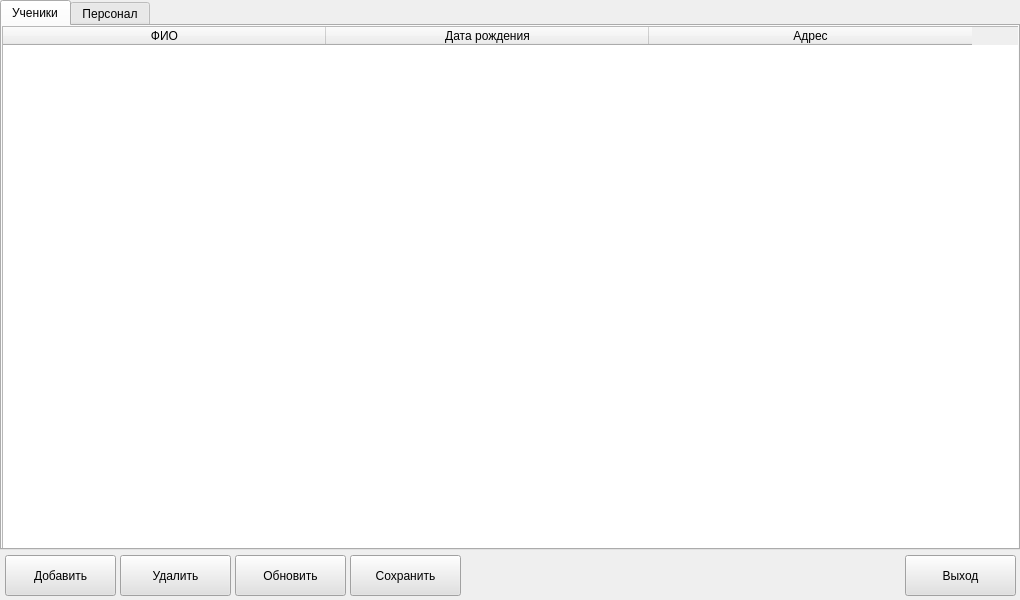
<?xml version="1.0" encoding="UTF-8"?>
<ui version="4.0">
 <class>MainWindow</class>
 <widget class="QMainWindow" name="MainWindow">
  <property name="geometry">
   <rect>
    <x>0</x>
    <y>0</y>
    <width>1020</width>
    <height>600</height>
   </rect>
  </property>
  <property name="maximumSize">
   <size>
    <width>1020</width>
    <height>600</height>
   </size>
  </property>
  <property name="windowTitle">
   <string>PAS: МАОУ &quot;Ичалковская средняя школа&quot;</string>
  </property>
  <property name="windowIcon">
   <iconset>
    <normaloff>../img/logo.ico</normaloff>../img/logo.ico</iconset>
  </property>
  <widget class="QWidget" name="centralwidget">
   <widget class="QTabWidget" name="tabWidget">
    <property name="geometry">
     <rect>
      <x>0</x>
      <y>0</y>
      <width>1020</width>
      <height>550</height>
     </rect>
    </property>
    <property name="currentIndex">
     <number>0</number>
    </property>
    <widget class="QWidget" name="students">
     <attribute name="title">
      <string>Ученики</string>
     </attribute>
     <widget class="QTableWidget" name="studentsTable">
      <property name="geometry">
       <rect>
        <x>0</x>
        <y>0</y>
        <width>1020</width>
        <height>525</height>
       </rect>
      </property>
      <property name="gridStyle">
       <enum>Qt::SolidLine</enum>
      </property>
      <attribute name="horizontalHeaderDefaultSectionSize">
       <number>323</number>
      </attribute>
      <column>
       <property name="text">
        <string>ФИО</string>
       </property>
      </column>
      <column>
       <property name="text">
        <string>Дата рождения</string>
       </property>
      </column>
      <column>
       <property name="text">
        <string>Адрес</string>
       </property>
      </column>
     </widget>
    </widget>
    <widget class="QWidget" name="personnel">
     <attribute name="title">
      <string>Персонал</string>
     </attribute>
     <widget class="QTableWidget" name="personnelTable">
      <property name="geometry">
       <rect>
        <x>0</x>
        <y>0</y>
        <width>1020</width>
        <height>525</height>
       </rect>
      </property>
      <property name="font">
       <font>
        <pointsize>9</pointsize>
       </font>
      </property>
      <attribute name="horizontalHeaderDefaultSectionSize">
       <number>138</number>
      </attribute>
      <column>
       <property name="text">
        <string>ФИО</string>
       </property>
      </column>
      <column>
       <property name="text">
        <string>Дата рождения</string>
       </property>
      </column>
      <column>
       <property name="text">
        <string>Телефон</string>
       </property>
      </column>
      <column>
       <property name="text">
        <string>Почта</string>
       </property>
      </column>
      <column>
       <property name="text">
        <string>Адрес</string>
       </property>
      </column>
      <column>
       <property name="text">
        <string>Паспорт</string>
       </property>
      </column>
      <column>
       <property name="text">
        <string>Права</string>
       </property>
      </column>
     </widget>
    </widget>
   </widget>
   <widget class="QPushButton" name="addButton">
    <property name="geometry">
     <rect>
      <x>5</x>
      <y>555</y>
      <width>111</width>
      <height>41</height>
     </rect>
    </property>
    <property name="cursor">
     <cursorShape>PointingHandCursor</cursorShape>
    </property>
    <property name="styleSheet">
     <string notr="true">background-color: rgb(225, 225, 225);</string>
    </property>
    <property name="text">
     <string>Добавить</string>
    </property>
   </widget>
   <widget class="QPushButton" name="delButton">
    <property name="geometry">
     <rect>
      <x>120</x>
      <y>555</y>
      <width>111</width>
      <height>41</height>
     </rect>
    </property>
    <property name="cursor">
     <cursorShape>PointingHandCursor</cursorShape>
    </property>
    <property name="styleSheet">
     <string notr="true">background-color: rgb(225, 225, 225);</string>
    </property>
    <property name="text">
     <string>Удалить</string>
    </property>
   </widget>
   <widget class="QPushButton" name="saveButton">
    <property name="geometry">
     <rect>
      <x>350</x>
      <y>555</y>
      <width>111</width>
      <height>41</height>
     </rect>
    </property>
    <property name="cursor">
     <cursorShape>PointingHandCursor</cursorShape>
    </property>
    <property name="styleSheet">
     <string notr="true">background-color: rgb(225, 225, 225);</string>
    </property>
    <property name="text">
     <string>Сохранить</string>
    </property>
   </widget>
   <widget class="QPushButton" name="exitButton">
    <property name="geometry">
     <rect>
      <x>905</x>
      <y>555</y>
      <width>111</width>
      <height>41</height>
     </rect>
    </property>
    <property name="cursor">
     <cursorShape>PointingHandCursor</cursorShape>
    </property>
    <property name="styleSheet">
     <string notr="true">background-color: rgb(225, 225, 225);</string>
    </property>
    <property name="text">
     <string>Выход</string>
    </property>
   </widget>
   <widget class="QPushButton" name="updateButton">
    <property name="geometry">
     <rect>
      <x>235</x>
      <y>555</y>
      <width>111</width>
      <height>41</height>
     </rect>
    </property>
    <property name="cursor">
     <cursorShape>PointingHandCursor</cursorShape>
    </property>
    <property name="styleSheet">
     <string notr="true">background-color: rgb(225, 225, 225);</string>
    </property>
    <property name="text">
     <string>Обновить</string>
    </property>
   </widget>
  </widget>
 </widget>
 <resources/>
 <connections/>
</ui>
